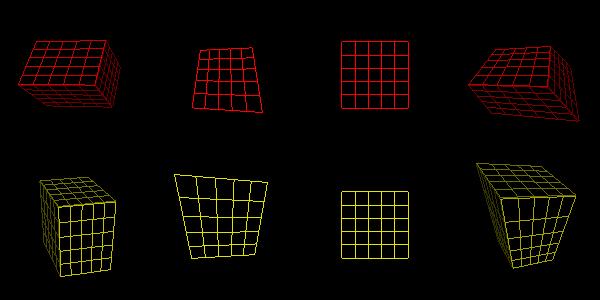

This chart was generated by the following Python code:
#!/usr/bin/env python
# Demonstrate vtkMatrixToLinearTransform and vtkMatrixToHomogeneousTransform on a cube of planes.

import vtkmodules.vtkInteractionStyle  # noqa: F401
import vtkmodules.vtkRenderingOpenGL2  # noqa: F401

from vtkmodules.vtkCommonMath import vtkMatrix4x4
from vtkmodules.vtkCommonTransforms import (
    vtkMatrixToHomogeneousTransform,
    vtkMatrixToLinearTransform,
    vtkPerspectiveTransform,
    vtkTransform,
)
from vtkmodules.vtkFiltersCore import vtkAppendPolyData
from vtkmodules.vtkFiltersGeneral import vtkTransformPolyDataFilter
from vtkmodules.vtkFiltersSources import vtkPlaneSource
from vtkmodules.vtkRenderingCore import (
    vtkActor,
    vtkDataSetMapper,
    vtkRenderWindow,
    vtkRenderWindowInteractor,
    vtkRenderer,
)

# Build a cube from six plane sources.
plane_top = vtkPlaneSource()
plane_top.SetOrigin(0.5, 0.508, -0.5)
plane_top.SetPoint1(-0.5, 0.508, -0.5)
plane_top.SetPoint2(0.5, 0.508, 0.5)
plane_top.SetXResolution(5)
plane_top.SetYResolution(5)

plane_left = vtkPlaneSource()
plane_left.SetOrigin(-0.508, 0.5, -0.5)
plane_left.SetPoint1(-0.508, -0.5, -0.5)
plane_left.SetPoint2(-0.508, 0.5, 0.5)
plane_left.SetXResolution(5)
plane_left.SetYResolution(5)

plane_bottom = vtkPlaneSource()
plane_bottom.SetOrigin(-0.5, -0.508, -0.5)
plane_bottom.SetPoint1(0.5, -0.508, -0.5)
plane_bottom.SetPoint2(-0.5, -0.508, 0.5)
plane_bottom.SetXResolution(5)
plane_bottom.SetYResolution(5)

plane_right = vtkPlaneSource()
plane_right.SetOrigin(0.508, -0.5, -0.5)
plane_right.SetPoint1(0.508, 0.5, -0.5)
plane_right.SetPoint2(0.508, -0.5, 0.5)
plane_right.SetXResolution(5)
plane_right.SetYResolution(5)

plane_back = vtkPlaneSource()
plane_back.SetOrigin(0.5, 0.5, -0.508)
plane_back.SetPoint1(0.5, -0.5, -0.508)
plane_back.SetPoint2(-0.5, 0.5, -0.508)
plane_back.SetXResolution(5)
plane_back.SetYResolution(5)

plane_front = vtkPlaneSource()
plane_front.SetOrigin(0.5, 0.5, 0.508)
plane_front.SetPoint1(-0.5, 0.5, 0.508)
plane_front.SetPoint2(0.5, -0.5, 0.508)
plane_front.SetXResolution(5)
plane_front.SetYResolution(5)

append = vtkAppendPolyData()
append.AddInputConnection(plane_top.GetOutputPort())
append.AddInputConnection(plane_left.GetOutputPort())
append.AddInputConnection(plane_bottom.GetOutputPort())
append.AddInputConnection(plane_right.GetOutputPort())
append.AddInputConnection(plane_back.GetOutputPort())
append.AddInputConnection(plane_front.GetOutputPort())

# Linear transform from matrix.
linear_transform = vtkMatrixToLinearTransform()
linear_matrix = vtkMatrix4x4()
linear_transform.SetInput(linear_matrix)
linear_matrix.SetElement(0, 0, 1.127631)
linear_matrix.SetElement(0, 1, 0.205212)
linear_matrix.SetElement(0, 2, -0.355438)
linear_matrix.SetElement(1, 0, 0.000000)
linear_matrix.SetElement(1, 1, 0.692820)
linear_matrix.SetElement(1, 2, 0.400000)
linear_matrix.SetElement(2, 0, 0.200000)
linear_matrix.SetElement(2, 1, -0.469846)
linear_matrix.SetElement(2, 2, 0.813798)

linear_fwd_filter = vtkTransformPolyDataFilter()
linear_fwd_filter.SetInputConnection(append.GetOutputPort())
linear_fwd_filter.SetTransform(linear_transform)
linear_fwd_mapper = vtkDataSetMapper()
linear_fwd_mapper.SetInputConnection(linear_fwd_filter.GetOutputPort())
linear_fwd_actor = vtkActor()
linear_fwd_actor.SetMapper(linear_fwd_mapper)
linear_fwd_actor.GetProperty().SetColor(1, 0, 0)
linear_fwd_actor.GetProperty().SetRepresentationToWireframe()

# Inverse linear transform.
linear_inv_filter = vtkTransformPolyDataFilter()
linear_inv_filter.SetInputConnection(append.GetOutputPort())
linear_inv_filter.SetTransform(linear_transform.GetInverse())
linear_inv_mapper = vtkDataSetMapper()
linear_inv_mapper.SetInputConnection(linear_inv_filter.GetOutputPort())
linear_inv_actor = vtkActor()
linear_inv_actor.SetMapper(linear_inv_mapper)
linear_inv_actor.GetProperty().SetColor(0.9, 0.9, 0)
linear_inv_actor.GetProperty().SetRepresentationToWireframe()

# Perspective transform from matrix.
perspective_matrix = vtkMatrix4x4()
perspective_matrix.SetElement(3, 0, -0.11)
perspective_matrix.SetElement(3, 1, 0.3)
perspective_matrix.SetElement(3, 2, 0.2)
homogeneous_transform = vtkMatrixToHomogeneousTransform()
homogeneous_transform.SetInput(perspective_matrix)

homogeneous_fwd_filter = vtkTransformPolyDataFilter()
homogeneous_fwd_filter.SetInputConnection(append.GetOutputPort())
homogeneous_fwd_filter.SetTransform(homogeneous_transform)
homogeneous_fwd_mapper = vtkDataSetMapper()
homogeneous_fwd_mapper.SetInputConnection(homogeneous_fwd_filter.GetOutputPort())
homogeneous_fwd_actor = vtkActor()
homogeneous_fwd_actor.SetMapper(homogeneous_fwd_mapper)
homogeneous_fwd_actor.GetProperty().SetColor(1, 0, 0)
homogeneous_fwd_actor.GetProperty().SetRepresentationToWireframe()

# Inverse perspective transform.
homogeneous_inv_filter = vtkTransformPolyDataFilter()
homogeneous_inv_filter.SetInputConnection(append.GetOutputPort())
homogeneous_inv_filter.SetTransform(homogeneous_transform.GetInverse())
homogeneous_inv_mapper = vtkDataSetMapper()
homogeneous_inv_mapper.SetInputConnection(homogeneous_inv_filter.GetOutputPort())
homogeneous_inv_actor = vtkActor()
homogeneous_inv_actor.SetMapper(homogeneous_inv_mapper)
homogeneous_inv_actor.GetProperty().SetColor(0.9, 0.9, 0)
homogeneous_inv_actor.GetProperty().SetRepresentationToWireframe()

# Linear concatenation (should yield identity).
identity_transform = vtkTransform()
identity_transform.Concatenate(linear_transform)
identity_transform.Concatenate(linear_transform.GetInverse())

identity_fwd_filter = vtkTransformPolyDataFilter()
identity_fwd_filter.SetInputConnection(append.GetOutputPort())
identity_fwd_filter.SetTransform(identity_transform)
identity_fwd_mapper = vtkDataSetMapper()
identity_fwd_mapper.SetInputConnection(identity_fwd_filter.GetOutputPort())
identity_fwd_actor = vtkActor()
identity_fwd_actor.SetMapper(identity_fwd_mapper)
identity_fwd_actor.GetProperty().SetColor(1, 0, 0)
identity_fwd_actor.GetProperty().SetRepresentationToWireframe()

# Inverse of identity concatenation.
identity_inv_filter = vtkTransformPolyDataFilter()
identity_inv_filter.SetInputConnection(append.GetOutputPort())
identity_inv_filter.SetTransform(identity_transform.GetInverse())
identity_inv_mapper = vtkDataSetMapper()
identity_inv_mapper.SetInputConnection(identity_inv_filter.GetOutputPort())
identity_inv_actor = vtkActor()
identity_inv_actor.SetMapper(identity_inv_mapper)
identity_inv_actor.GetProperty().SetColor(0.9, 0.9, 0)
identity_inv_actor.GetProperty().SetRepresentationToWireframe()

# Perspective transform concatenation.
combined_transform = vtkPerspectiveTransform()
combined_transform.Concatenate(linear_transform)
combined_transform.Concatenate(homogeneous_transform)
combined_transform.Concatenate(identity_transform)

combined_fwd_filter = vtkTransformPolyDataFilter()
combined_fwd_filter.SetInputConnection(append.GetOutputPort())
combined_fwd_filter.SetTransform(combined_transform)
combined_fwd_mapper = vtkDataSetMapper()
combined_fwd_mapper.SetInputConnection(combined_fwd_filter.GetOutputPort())
combined_fwd_actor = vtkActor()
combined_fwd_actor.SetMapper(combined_fwd_mapper)
combined_fwd_actor.GetProperty().SetColor(1, 0, 0)
combined_fwd_actor.GetProperty().SetRepresentationToWireframe()

# Inverse of perspective concatenation.
combined_inv_filter = vtkTransformPolyDataFilter()
combined_inv_filter.SetInputConnection(append.GetOutputPort())
combined_inv_filter.SetTransform(combined_transform.GetInverse())
combined_inv_mapper = vtkDataSetMapper()
combined_inv_mapper.SetInputConnection(combined_inv_filter.GetOutputPort())
combined_inv_actor = vtkActor()
combined_inv_actor.SetMapper(combined_inv_mapper)
combined_inv_actor.GetProperty().SetColor(0.9, 0.9, 0)
combined_inv_actor.GetProperty().SetRepresentationToWireframe()

renderer_0 = vtkRenderer()
renderer_0.SetViewport(0.0, 0.5, 0.25, 1.0)
renderer_0.AddActor(linear_fwd_actor)
renderer_0.ResetCamera(-0.5, 0.5, -0.5, 0.5, -1, 1)

renderer_1 = vtkRenderer()
renderer_1.SetViewport(0.0, 0.0, 0.25, 0.5)
renderer_1.AddActor(linear_inv_actor)
renderer_1.ResetCamera(-0.5, 0.5, -0.5, 0.5, -1, 1)

renderer_2 = vtkRenderer()
renderer_2.SetViewport(0.25, 0.5, 0.50, 1.0)
renderer_2.AddActor(homogeneous_fwd_actor)
renderer_2.ResetCamera(-0.5, 0.5, -0.5, 0.5, -1, 1)

renderer_3 = vtkRenderer()
renderer_3.SetViewport(0.25, 0.0, 0.50, 0.5)
renderer_3.AddActor(homogeneous_inv_actor)
renderer_3.ResetCamera(-0.5, 0.5, -0.5, 0.5, -1, 1)

renderer_4 = vtkRenderer()
renderer_4.SetViewport(0.50, 0.5, 0.75, 1.0)
renderer_4.AddActor(identity_fwd_actor)
renderer_4.ResetCamera(-0.5, 0.5, -0.5, 0.5, -1, 1)

renderer_5 = vtkRenderer()
renderer_5.SetViewport(0.5, 0.0, 0.75, 0.5)
renderer_5.AddActor(identity_inv_actor)
renderer_5.ResetCamera(-0.5, 0.5, -0.5, 0.5, -1, 1)

renderer_6 = vtkRenderer()
renderer_6.SetViewport(0.75, 0.5, 1.0, 1.0)
renderer_6.AddActor(combined_fwd_actor)
renderer_6.ResetCamera(-0.5, 0.5, -0.5, 0.5, -1, 1)

renderer_7 = vtkRenderer()
renderer_7.SetViewport(0.75, 0.0, 1.0, 0.5)
renderer_7.AddActor(combined_inv_actor)
renderer_7.ResetCamera(-0.5, 0.5, -0.5, 0.5, -1, 1)

render_window = vtkRenderWindow()
render_window.SetSize(600, 300)
render_window.SetMultiSamples(0)
render_window.AddRenderer(renderer_0)
render_window.AddRenderer(renderer_1)
render_window.AddRenderer(renderer_2)
render_window.AddRenderer(renderer_3)
render_window.AddRenderer(renderer_4)
render_window.AddRenderer(renderer_5)
render_window.AddRenderer(renderer_6)
render_window.AddRenderer(renderer_7)
render_window.SetWindowName("matrix to transform")

interactor = vtkRenderWindowInteractor()
interactor.SetRenderWindow(render_window)

interactor.Initialize()
interactor.Start()
